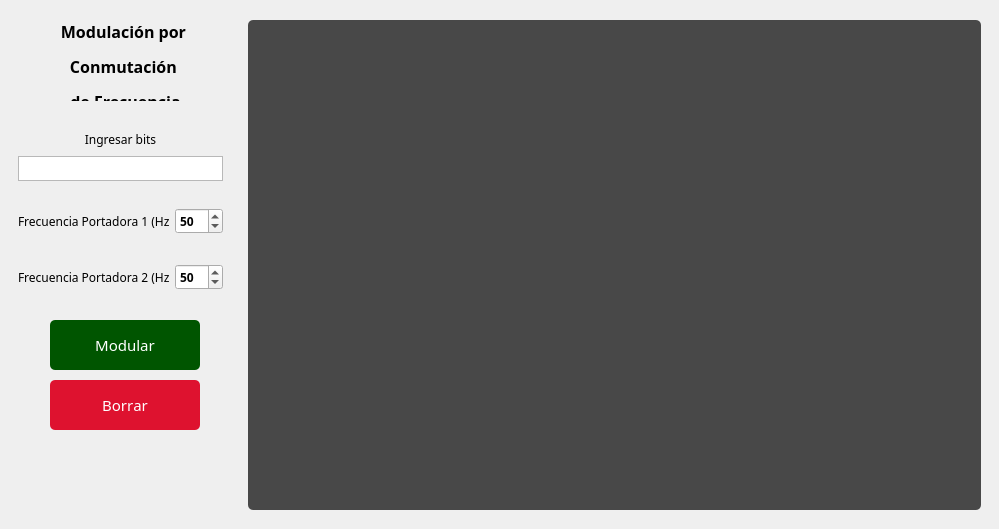
      <widget class="QWidget" name="tab_4">
       <attribute name="title">
        <string>FSK</string>
       </attribute>
       <widget class="QPushButton" name="clearBtnFSK">
        <property name="geometry">
         <rect>
          <x>50</x>
          <y>380</y>
          <width>150</width>
          <height>50</height>
         </rect>
        </property>
        <property name="font">
         <font>
          <family>Product Sans</family>
          <pointsize>11</pointsize>
          <weight>50</weight>
          <bold>false</bold>
          <stylestrategy>PreferDefault</stylestrategy>
          <kerning>false</kerning>
         </font>
        </property>
        <property name="focusPolicy">
         <enum>Qt::StrongFocus</enum>
        </property>
        <property name="acceptDrops">
         <bool>false</bool>
        </property>
        <property name="autoFillBackground">
         <bool>false</bool>
        </property>
        <property name="styleSheet">
         <string notr="true">QPushButton {
background-color: #de122f;
border-radius: 5px;
color: #FFFFFF;
}

QPushButton:hover {
background-color: #ef344f;
}</string>
        </property>
        <property name="text">
         <string>Borrar</string>
        </property>
        <property name="iconSize">
         <size>
          <width>16</width>
          <height>16</height>
         </size>
        </property>
        <property name="autoDefault">
         <bool>false</bool>
        </property>
        <property name="default">
         <bool>false</bool>
        </property>
        <property name="flat">
         <bool>false</bool>
        </property>
       </widget>
       <widget class="QLabel" name="label_17">
        <property name="geometry">
         <rect>
          <x>40</x>
          <y>20</y>
          <width>171</width>
          <height>81</height>
         </rect>
        </property>
        <property name="font">
         <font>
          <family>Product Sans</family>
          <pointsize>12</pointsize>
          <weight>75</weight>
          <bold>true</bold>
          <stylestrategy>PreferDefault</stylestrategy>
         </font>
        </property>
        <property name="text">
         <string>&lt;html&gt;&lt;head/&gt;&lt;body&gt;&lt;p&gt;Modulación por &lt;/p&gt;&lt;p&gt;Conmutación &lt;/p&gt;&lt;p&gt;de Frecuencia&lt;/p&gt;&lt;/body&gt;&lt;/html&gt;</string>
        </property>
        <property name="alignment">
         <set>Qt::AlignCenter</set>
        </property>
       </widget>
       <widget class="QPushButton" name="modulateBtnFSK">
        <property name="geometry">
         <rect>
          <x>50</x>
          <y>320</y>
          <width>150</width>
          <height>50</height>
         </rect>
        </property>
        <property name="font">
         <font>
          <family>Product Sans</family>
          <pointsize>11</pointsize>
          <weight>50</weight>
          <bold>false</bold>
          <stylestrategy>PreferDefault</stylestrategy>
          <kerning>false</kerning>
         </font>
        </property>
        <property name="focusPolicy">
         <enum>Qt::StrongFocus</enum>
        </property>
        <property name="acceptDrops">
         <bool>false</bool>
        </property>
        <property name="autoFillBackground">
         <bool>false</bool>
        </property>
        <property name="styleSheet">
         <string notr="true">QPushButton {
background-color: rgb(0, 85, 0);
border-radius: 5px;
color: #FFFFFF;
}

QPushButton:hover {
background-color: rgb(0, 100, 0);
}</string>
        </property>
        <property name="text">
         <string>Modular</string>
        </property>
        <property name="iconSize">
         <size>
          <width>16</width>
          <height>16</height>
         </size>
        </property>
        <property name="autoDefault">
         <bool>false</bool>
        </property>
        <property name="default">
         <bool>false</bool>
        </property>
        <property name="flat">
         <bool>false</bool>
        </property>
       </widget>
       <widget class="QFrame" name="dataInpBox_4">
        <property name="geometry">
         <rect>
          <x>0</x>
          <y>110</y>
          <width>241</width>
          <height>201</height>
         </rect>
        </property>
        <layout class="QVBoxLayout" name="verticalLayout_6">
         <item>
          <widget class="QFrame" name="horizontalFrame_9">
           <property name="maximumSize">
            <size>
             <width>16777215</width>
             <height>100</height>
            </size>
           </property>
           <layout class="QVBoxLayout" name="verticalLayout_7">
            <item>
             <widget class="QLabel" name="label_15">
              <property name="font">
               <font>
                <family>Product Sans</family>
                <pointsize>9</pointsize>
                <weight>50</weight>
                <bold>false</bold>
                <stylestrategy>PreferDefault</stylestrategy>
               </font>
              </property>
              <property name="text">
               <string>Ingresar bits</string>
              </property>
              <property name="alignment">
               <set>Qt::AlignCenter</set>
              </property>
             </widget>
            </item>
            <item>
             <widget class="QTextEdit" name="messageInputFSK">
              <property name="sizePolicy">
               <sizepolicy hsizetype="Preferred" vsizetype="Preferred">
                <horstretch>0</horstretch>
                <verstretch>0</verstretch>
               </sizepolicy>
              </property>
              <property name="maximumSize">
               <size>
                <width>16777215</width>
                <height>25</height>
               </size>
              </property>
              <property name="font">
               <font>
                <family>Product Sans</family>
                <weight>75</weight>
                <bold>true</bold>
                <stylestrategy>PreferDefault</stylestrategy>
               </font>
              </property>
              <property name="styleSheet">
               <string notr="true"/>
              </property>
              <property name="inputMethodHints">
               <set>Qt::ImhDigitsOnly</set>
              </property>
              <property name="frameShape">
               <enum>QFrame::StyledPanel</enum>
              </property>
              <property name="verticalScrollBarPolicy">
               <enum>Qt::ScrollBarAlwaysOff</enum>
              </property>
              <property name="html">
               <string>&lt;!DOCTYPE HTML PUBLIC &quot;-//W3C//DTD HTML 4.0//EN&quot; &quot;http://www.w3.org/TR/REC-html40/strict.dtd&quot;&gt;
&lt;html&gt;&lt;head&gt;&lt;meta name=&quot;qrichtext&quot; content=&quot;1&quot; /&gt;&lt;style type=&quot;text/css&quot;&gt;
p, li { white-space: pre-wrap; }
&lt;/style&gt;&lt;/head&gt;&lt;body style=&quot; font-family:'Product Sans','Product Sans'; font-size:8.25pt; font-weight:600; font-style:normal;&quot;&gt;
&lt;p style=&quot; margin-top:0px; margin-bottom:0px; margin-left:0px; margin-right:0px; -qt-block-indent:0; text-indent:0px;&quot;&gt; &lt;/p&gt;&lt;/body&gt;&lt;/html&gt;</string>
              </property>
              <property name="placeholderText">
               <string> Enter Binary String</string>
              </property>
             </widget>
            </item>
           </layout>
          </widget>
         </item>
         <item>
          <widget class="QFrame" name="horizontalFrame_10">
           <property name="maximumSize">
            <size>
             <width>16777215</width>
             <height>50</height>
            </size>
           </property>
           <layout class="QHBoxLayout" name="horizontalLayout_11">
            <item>
             <widget class="QLabel" name="label_18">
              <property name="font">
               <font>
                <family>Product Sans</family>
                <pointsize>9</pointsize>
                <weight>50</weight>
                <bold>false</bold>
                <stylestrategy>PreferDefault</stylestrategy>
               </font>
              </property>
              <property name="text">
               <string>Frecuencia Portadora 1 (Hz)</string>
              </property>
             </widget>
            </item>
            <item>
             <widget class="QSpinBox" name="carrierFreq1InputFSK">
              <property name="font">
               <font>
                <family>Product Sans</family>
                <weight>75</weight>
                <bold>true</bold>
                <stylestrategy>PreferDefault</stylestrategy>
               </font>
              </property>
              <property name="minimum">
               <number>25</number>
              </property>
              <property name="maximum">
               <number>150</number>
              </property>
              <property name="value">
               <number>50</number>
              </property>
             </widget>
            </item>
           </layout>
          </widget>
         </item>
         <item>
          <widget class="QFrame" name="horizontalFrame_11">
           <property name="maximumSize">
            <size>
             <width>16777215</width>
             <height>50</height>
            </size>
           </property>
           <layout class="QHBoxLayout" name="horizontalLayout_12">
            <item>
             <widget class="QLabel" name="label_19">
              <property name="font">
               <font>
                <family>Product Sans</family>
                <pointsize>9</pointsize>
                <weight>50</weight>
                <bold>false</bold>
                <stylestrategy>PreferDefault</stylestrategy>
               </font>
              </property>
              <property name="text">
               <string>Frecuencia Portadora 2 (Hz)</string>
              </property>
             </widget>
            </item>
            <item>
             <widget class="QSpinBox" name="carrierFreq2InputFSK">
              <property name="font">
               <font>
                <family>Product Sans</family>
                <weight>75</weight>
                <bold>true</bold>
                <stylestrategy>PreferDefault</stylestrategy>
               </font>
              </property>
              <property name="minimum">
               <number>25</number>
              </property>
              <property name="maximum">
               <number>150</number>
              </property>
              <property name="value">
               <number>50</number>
              </property>
             </widget>
            </item>
           </layout>
          </widget>
         </item>
        </layout>
       </widget>
       <widget class="QFrame" name="FSK_graph_layout">
        <property name="geometry">
         <rect>
          <x>239</x>
          <y>10</y>
          <width>751</width>
          <height>510</height>
         </rect>
        </property>
        <property name="sizePolicy">
         <sizepolicy hsizetype="Fixed" vsizetype="Fixed">
          <horstretch>0</horstretch>
          <verstretch>0</verstretch>
         </sizepolicy>
        </property>
        <property name="maximumSize">
         <size>
          <width>880</width>
          <height>510</height>
         </size>
        </property>
        <property name="styleSheet">
         <string notr="true"/>
        </property>
        <layout class="QVBoxLayout" name="graph_layout_4">
         <item>
          <widget class="MplWidgetFSK" name="MplWidgetFSK" native="true">
           <property name="sizePolicy">
            <sizepolicy hsizetype="Preferred" vsizetype="Preferred">
             <horstretch>0</horstretch>
             <verstretch>0</verstretch>
            </sizepolicy>
           </property>
           <property name="maximumSize">
            <size>
             <width>880</width>
             <height>490</height>
            </size>
           </property>
           <property name="styleSheet">
            <string notr="true">background-color: rgba(0,0,0,0.7);
border-radius: 5px;</string>
           </property>
          </widget>
         </item>
        </layout>
       </widget>
      </widget>
